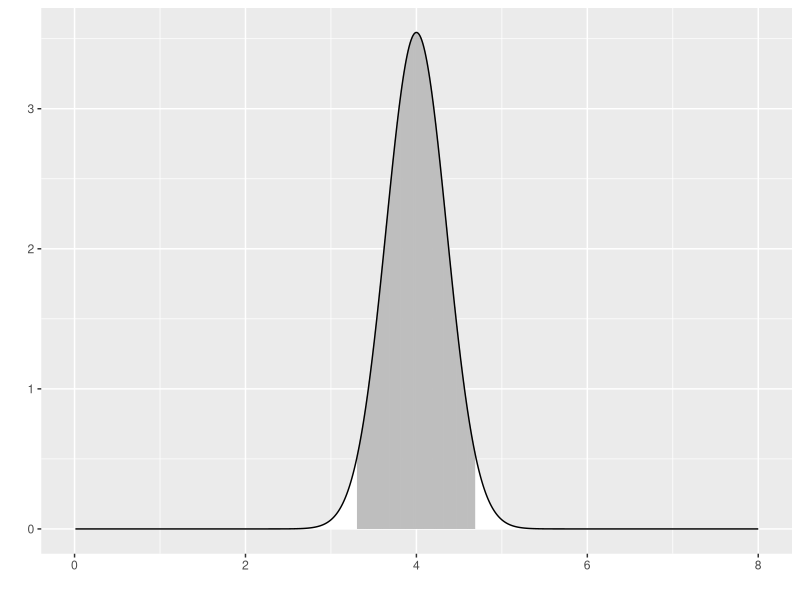
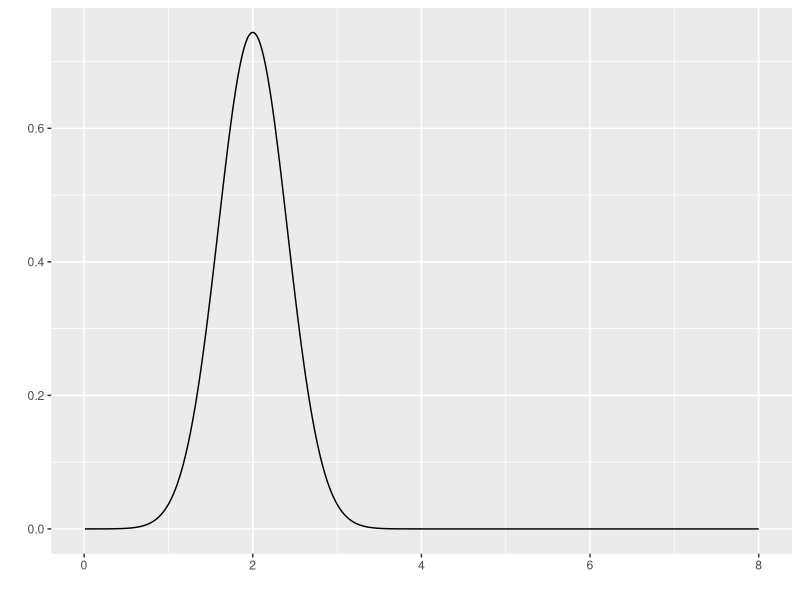
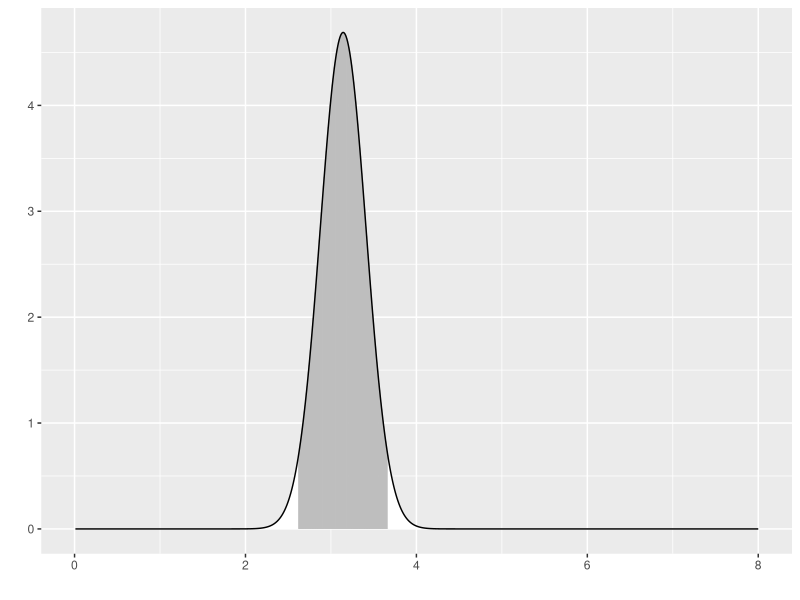
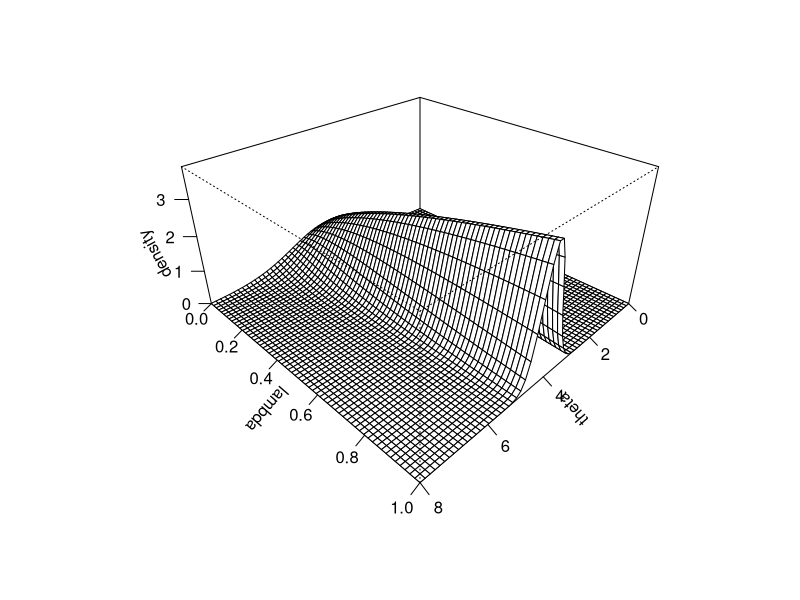
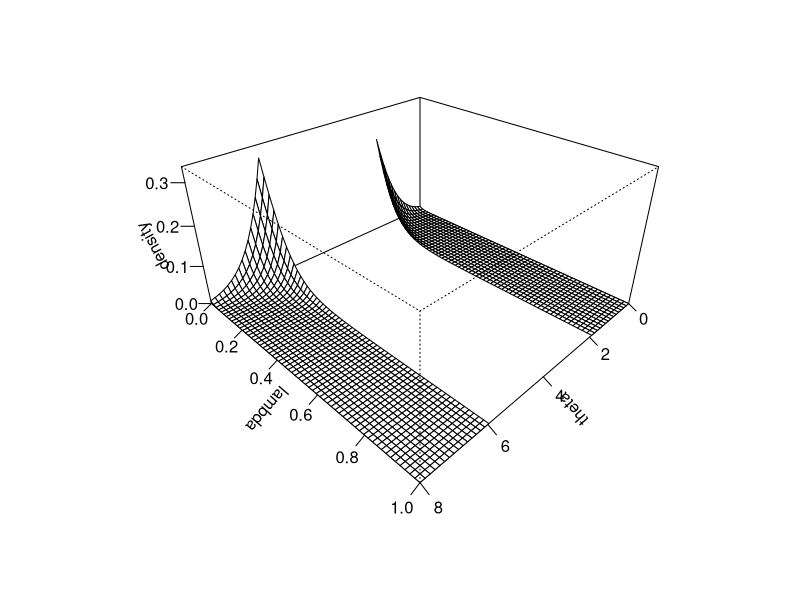
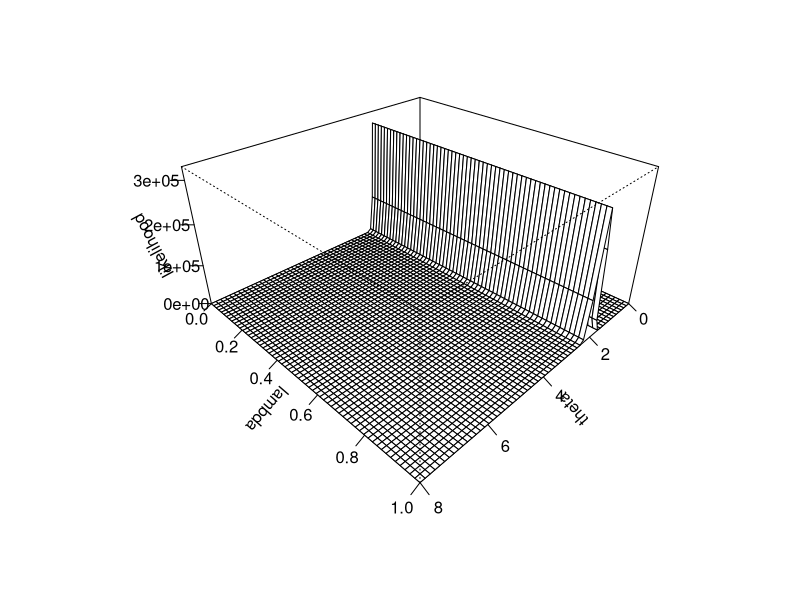
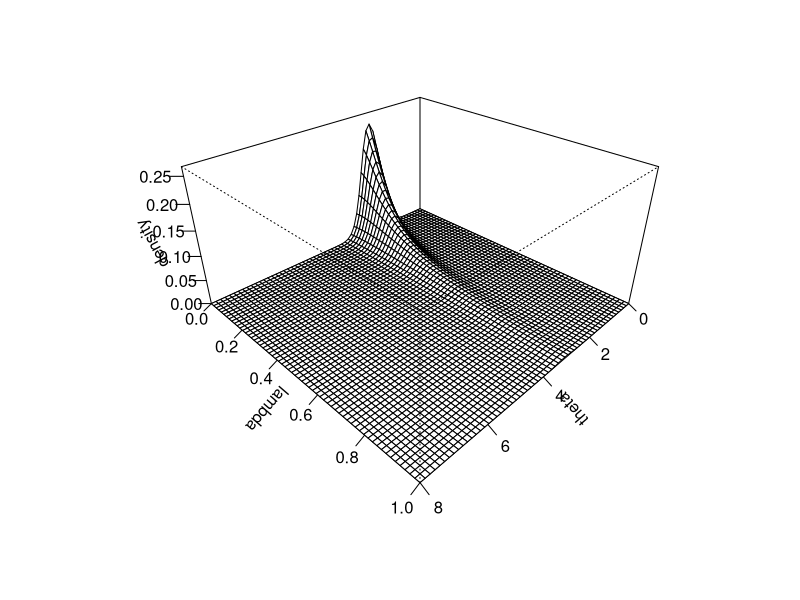
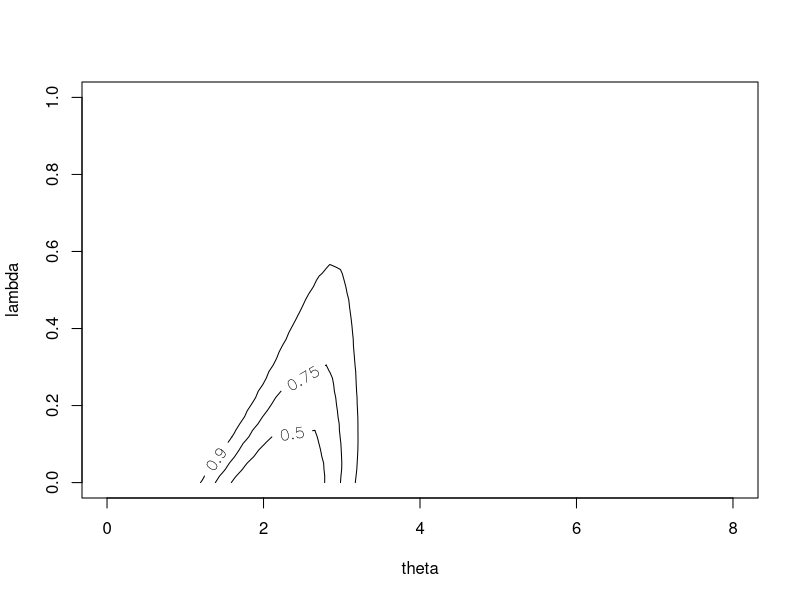

These figures' R source, in order:
## ---- chunk 1
suppressMessages(suppressWarnings(library(MASS)))
suppressMessages(suppressWarnings(library(tidyverse)))
knitr::opts_chunk$set(echo=TRUE, fig.width=8, fig.height=2)
## ---- chunk 2
x_max <- 8

theta0 <- 4
tau0 <- 8

tauF <- 0.6
n <- 10
xbar <- 2

theta1 <- (tau0*theta0+n*tauF*xbar)/(tau0+n*tauF)
tau1 <- tau0+n*tauF

x_grid <- seq(0.01, x_max, length=1000)

f <- function(x, theta, tau) {
  sqrt(tau/2*pi)*exp(-0.5*tau*(x-theta)^2)
}

g <- f

prior05 <- qnorm(0.025, theta0, 1/sqrt(tau0)) 
prior95 <- qnorm(0.975, theta0, 1/sqrt(tau0)) 

post05 <- qnorm(0.025, theta1, 1/sqrt(tau1)) 
post95 <- qnorm(0.975, theta1, 1/sqrt(tau1)) 

## ---- chunk 3
g_grid <- g(x_grid, theta0, tau0)
outside <- x_grid < prior05 | x_grid > prior95
x_color <- 
  ifelse(outside, "white", "gray")
data.frame(x=x_grid, y=g_grid) %>%
  ggplot(aes(x, y)) +
    geom_segment(aes(xend=x, yend=0), color=x_color) +
    geom_line() + xlab(" ") + ylab(" ")
## ---- chunk 4
f_grid <- f(xbar, x_grid, tauF)^n
x_color <- "white"
data.frame(x=x_grid, y=f_grid) %>%
  ggplot(aes(x, y)) + 
    geom_line() + xlab(" ") + ylab(" ")
## ---- chunk 5
h_grid <- g(x_grid, theta1, tau1)
outside <- x_grid < post05 | x_grid > post95
x_color <- 
  ifelse(outside, "white", "gray")
data.frame(x=x_grid, y=h_grid) %>%
  ggplot(aes(x, y)) +
    geom_segment(aes(xend=x_grid, yend=0), color=x_color) +
    geom_line() + xlab(" ") + ylab(" ")
## ---- chunk 6
knitr::opts_chunk$set(echo=TRUE, fig.width=8, fig.height=8)
## ---- chunk 7
lambda_grid <- seq(0, 1, length=60)
theta_grid <- seq(0, x_max, length=60)


gstar <- function(theta, lambda) {g(theta, theta0, lambda*(tau0-tauF)+tauF)}
density <- outer(theta_grid, lambda_grid, gstar)
op <- par(bg = "white") 
z_max <- max(density, na.rm=TRUE)
persp(
  theta_grid, 
  lambda_grid, 
  density, 
  zlim=c(0, 1.1*z_max),
  xlab="theta",
  ylab="lambda",
  theta = 135, 
  phi = 30, 
  expand=0.5,
  ticktype="detailed")
## ---- chunk 8
density <- outer(theta_grid, lambda_grid, gstar)
density[16:44, ] <- NA
op <- par(bg = "white")
z_max <- max(density, na.rm=TRUE)
persp(
  theta_grid, 
  lambda_grid, 
  density, 
  zlim=c(0, 1.1*z_max),
  xlab="theta",
  ylab="lambda",
  theta = 135, 
  phi = 30, 
  expand=0.5,
  ticktype="detailed")
## ---- chunk 9
lambda_grid <- seq(0, 1, length=60)
theta_grid <- seq(0, x_max, length=60)


fstar <- function(theta, lambda) {f(xbar, theta, tau0)^n}
likelihood <- outer(theta_grid, lambda_grid, fstar)
z_max <- max(likelihood, na.rm=TRUE)
persp(
  theta_grid, 
  lambda_grid, 
  likelihood, 
  zlim=c(0, 1.1*z_max),
  xlab="theta",
  ylab="lambda",
  theta = 135, 
  phi = 30, 
  expand=0.5,
  ticktype="detailed")
## ---- chunk 10
lambda_grid <- seq(0, 1, length=60)
theta_grid <- seq(0, x_max, length=60)


hstar <- function(theta, lambda) {g(theta, theta0, lambda*(tau0-tauF) + tauF)*f(xbar, theta, tauF)^n}
density <- outer(theta_grid, lambda_grid, hstar)
z_max <- max(density, na.rm=TRUE)
persp(
  theta_grid, 
  lambda_grid, 
  density, 
  zlim=c(0, 1.1*z_max),
  xlab="theta",
  ylab="lambda",
  theta = 135, 
  phi = 30, 
  expand=0.5,
  ticktype="detailed")
## ---- chunk 11
density <- density / sum(density, na.rm=TRUE)
density %>%
  as.vector %>%
  sort %>%
  rev -> sorted_density
cumulative_p <- 0
for (p in sorted_density) {
  cumulative_p <- p + cumulative_p
  density[density==p] <- cumulative_p
}
contour(
  theta_grid, 
  lambda_grid, 
  density,
  labcex=1,
  levels=c(50, 75, 90)/100,
  xlab="theta",
  ylab="lambda")
